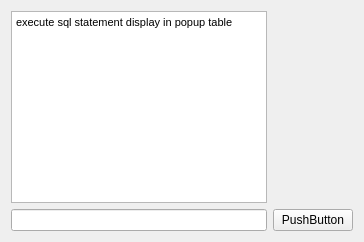
          <widget class="QWidget" name="tab_36">
           <attribute name="title">
            <string>b3</string>
           </attribute>
           <layout class="QGridLayout" name="gridLayout_12">
            <item row="0" column="0">
             <widget class="QTextEdit" name="textEdit_8">
              <property name="html">
               <string>&lt;!DOCTYPE HTML PUBLIC &quot;-//W3C//DTD HTML 4.0//EN&quot; &quot;http://www.w3.org/TR/REC-html40/strict.dtd&quot;&gt;
&lt;html&gt;&lt;head&gt;&lt;meta name=&quot;qrichtext&quot; content=&quot;1&quot; /&gt;&lt;style type=&quot;text/css&quot;&gt;
p, li { white-space: pre-wrap; }
&lt;/style&gt;&lt;/head&gt;&lt;body style=&quot; font-family:'Sans'; font-size:10pt; font-weight:400; font-style:normal;&quot;&gt;
&lt;p style=&quot; margin-top:0px; margin-bottom:0px; margin-left:0px; margin-right:0px; -qt-block-indent:0; text-indent:0px;&quot;&gt;&lt;span style=&quot; font-family:'MS Shell Dlg 2'; font-size:8.25pt;&quot;&gt;execute sql statement display in popup table&lt;/span&gt;&lt;/p&gt;&lt;/body&gt;&lt;/html&gt;</string>
              </property>
             </widget>
            </item>
            <item row="1" column="0">
             <widget class="QLineEdit" name="a6b3lineedit"/>
            </item>
            <item row="1" column="1">
             <widget class="QPushButton" name="a6b3button">
              <property name="text">
               <string>PushButton</string>
              </property>
             </widget>
            </item>
           </layout>
          </widget>
